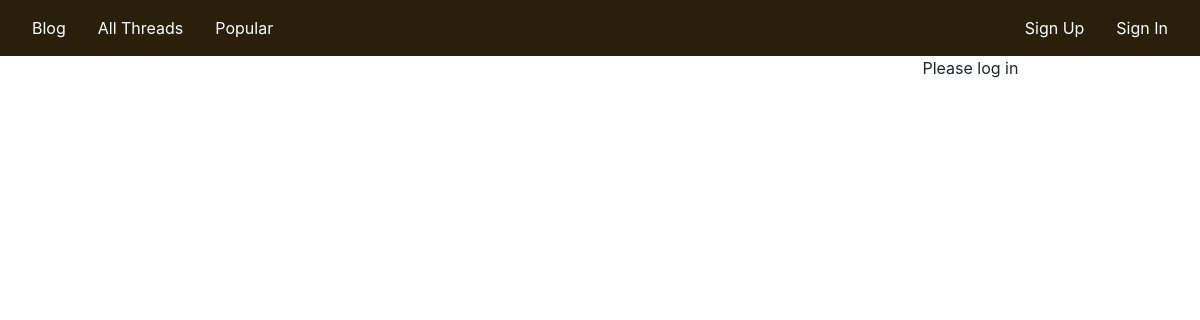
Page /blog/ on the earlier database version.
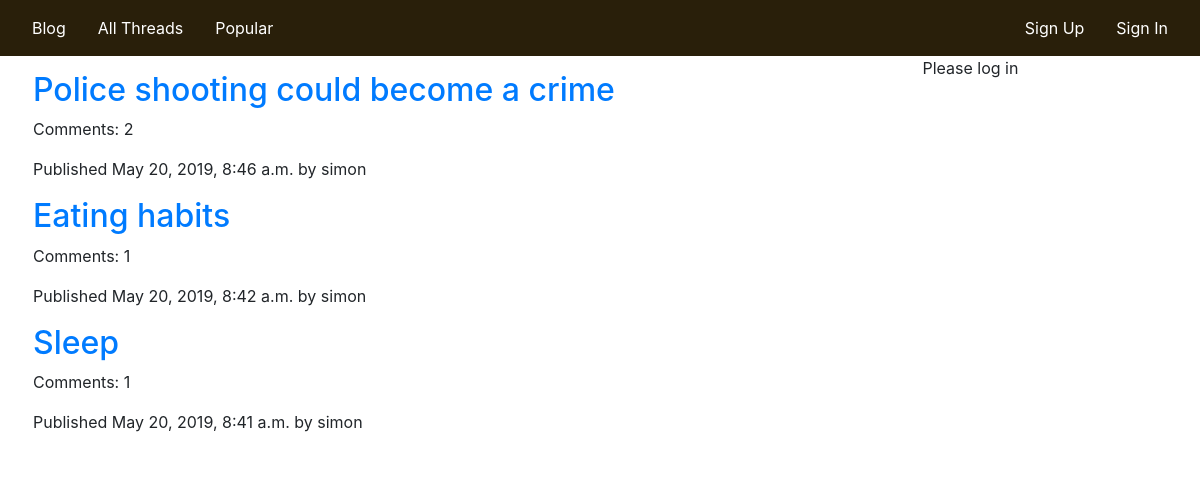
Same page on the later database version.
### blog/models.py (models this page shows, shortened)
class Post(models.Model):
    title = models.CharField(max_length=200)
    slug = models.SlugField(max_length=200, unique_for_date="pub_date")
    author = models.ForeignKey(
        User, null=True, on_delete=models.SET_NULL, related_name="blog_posts")
    body = models.TextField()
    pub_date = models.DateTimeField(default=timezone.now)
    created = models.DateTimeField(auto_now_add=True)
    updated = models.DateTimeField(auto_now=True)
    STATUS_CHOICES = (('draft', 'Draft'), ('published', 'Published'))
    status = models.CharField(
        max_length=10, choices=STATUS_CHOICES, default='draft')
    class Meta:
        ordering = ("-pub_date",)
    def get_absolute_url(self):
        return reverse('post_detail', args=[self.id, self.slug])

### blog/views.py (the view)
# urls.py: path('', views.PostListView.as_view(), name="blog"),
class PostListView(generic.ListView):
    queryset = Post.objects.filter(status='published')
    context_object_name = 'posts'
    template_name = 'blog/post/list.html'

### blog/templates/blog/post/list.html
{%extends "blog/base.html"%} {%block content%} {%for post in posts%}
<h2>
  <a href="{{ post.get_absolute_url }}">{{ post.title }}</a>
</h2>
<p>Comments: {{ post.comments.count }}</p>
<p>Published {{ post.pub_date }} by {{ post.author }}</p>
{%endfor%} {%endblock%}

### blog/templates/blog/base.html (shortened to what this page needs)
<!DOCTYPE html>
<html>
  <head>
    {% load static %}
    <link rel="stylesheet" href="{% static 'blog/style.css' %}" />
    <link
      rel="stylesheet"
      href="https://stackpath.bootstrapcdn.com/bootstrap/4.3.1/css/bootstrap.min.css"
    />
  </head>
  <body>
    <nav class="navbar">
      <div class="left-nav">
        <a class="nav-link active" href="{% url 'blog'%}">Blog</a>
        <a class="nav-link" href="#">All Threads</a>
        <a class="nav-link" href="#">Popular</a>
      </div>
      <div class="right-nav">
        <a class="nav-link" href="{% url 'register'%}">Sign Up</a>
        <a class="nav-link" href="{%url 'login'%}">Sign In</a>
      </div>
    </nav>
    <div class="Container">
      <div class="row">
        <div class="col-9" id="content">
          {% block content %} {% endblock %}
        </div>
        <div class="col-3 sidebar">
          {%if user.is_authenticated%} Hi {{ user.username }} {%else%}
          <p>Please log in</p>
          {%endif%}
        </div>
      </div>
    </div>
  </body>
</html>

### blog/static/blog/style.css (style rules this page uses)
.navbar { background-color: rgb(41, 31, 10); display: flex; }
.left-nav, .right-nav { display: flex; }
.nav-link { color: #fff; }
#content { padding-left: 3rem; }
#content::before { content: ""; display: block; margin: 15px; }

Differences in the rows shown:
now on this page (row edited): Post: title "Police shooting could become a crime", comments.count "2", pub_date "May 20, 2019, 8:46 a.m.", author "simon"
now on this page (row edited): Post: title "Eating habits", comments.count "1", pub_date "May 20, 2019, 8:42 a.m.", author "simon"
now on this page (row edited): Post: title "Sleep", comments.count "1", pub_date "May 20, 2019, 8:41 a.m.", author "simon"
